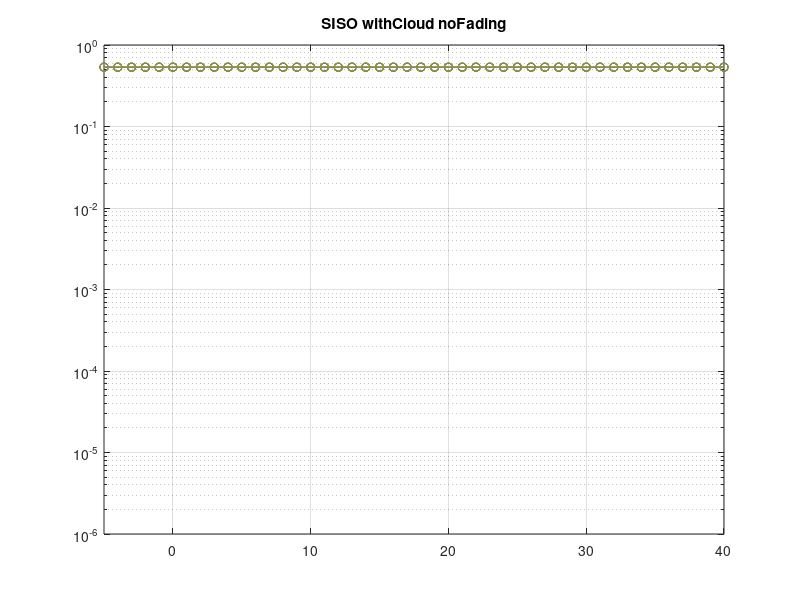
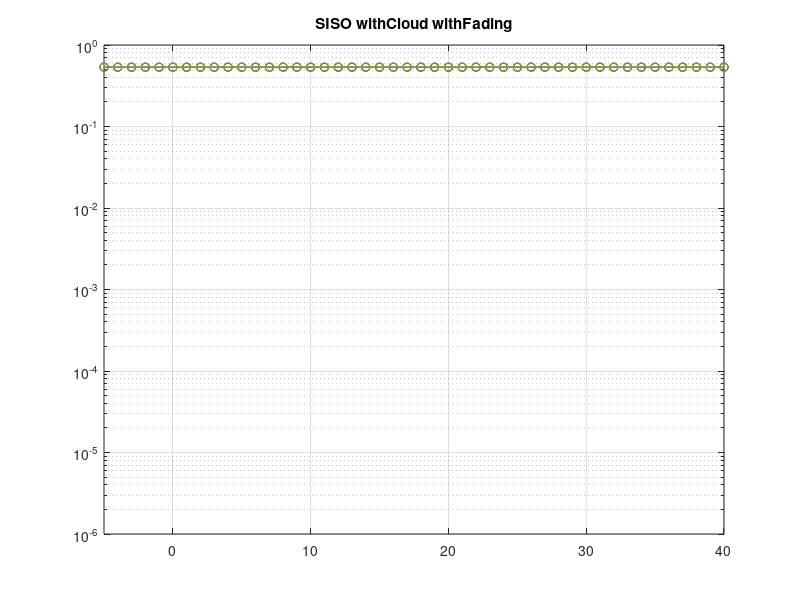

Write MATLAB code to recreate these figures, in order.
% SISO
% withCloud noFading
% withCloud withFading

clc;clear all;
% close all

tic
color='bgrcmyk';
thick=[200 225 250 275 300];
k1=[120.1   34.1    12.4    5.1     2.4];
k2=[1.9     1.9     1.1     0.8     1.7]*1e7;
k3=[1.55    1.6     0.66    0.28    0.19];
k4=[3       3       2.4     1.8     1.6]*1e6;

n=1000; %%%%%%%%%%%%
in=randsrc(1,n,[0 1]);
b=10; %%%%%%%%%%%%%%%
Eb_No=-5:40;

fc=10e6;
Tc=1/fc;
T=1*Tc; %%%%%%%%%%%%%%%%
% Tc=T/10;
Ts=T/b;
t=0:Ts:T-Ts;
sin_fn=sin(2*pi*fc*t);
N=n*b
f=(-N/2+1:N/2)*fc/n;
Dr=.20;
demod_fn=kron(ones(1,n),sin_fn);
tx=kron(2*in-1,sin_fn); % TX_BPSK
TX=fft(tx);

h_rayleigh = ( randn(1,n*b) + 1i*randn(1,n*b) ) / sqrt(2) ; % Rayleigh channel
% h_rician = ( (k*cos(t)+randn(1,n)) + 1i*(k*sin(t)+randn(1,n)) ) / sqrt(2) ; % Rician channel

h_all=zeros(5,n*b);
H_all=h_all;
for c=1:5
    H=k1(c)./(k2(c)+1i*2*pi*f).^2 + k3(c)./(k4(c)+1i*2*pi*f).^2;
    H=H*pi*Dr^2/4*fc^2;
    H=ifftshift(H);
    h=ifft(H);
    h_all(c,:)=h;
    H_all(c,:)=H;
    
end

ber=zeros(5,length(Eb_No),2);
for c=1:5
c
    H=H_all(c,:);
    h=h_all(c,:);

%     tx=tx.*h_rayleigh;
    y_conv=conv(tx,h);
    y_conv=y_conv(1:length(tx));
    y_all(1,:)=y_conv;
    y_all(2,:)=y_conv.*h_rayleigh;
    
    for k=1:2
        y_now=y_all(k,:);
        for j=1:length(Eb_No)
            s=Eb_No(j);
            ber_sum=0;
            for p=1:5
                noise=1/sqrt(2)*( randn(1,n*b) + 1i*randn(1,n*b) ); % white gaussian noise, 0dB variance
                rx=y_now+noise*10^(-s/10)*sqrt(1/2);
                if k==2
                    rx=rx./h_rayleigh;
                end
                rx=ifft( fft(rx) .* (1./H) );   % EQUALIZER filter = Hc(f) = 1/H(f)
    %             rx=rx./h_rayleigh;
                rx_demod=rx.*demod_fn;
                rx_demod=reshape(rx_demod',b,[])';
                rx_demod_int=sum(rx_demod,2);
                rx_demod_int=reshape(rx_demod_int,[],1)'/1;
                out=rx_demod_int>0;
                ber_sum=ber_sum+sum(in~=out);
            end
            ber(c,j,k)=ber_sum/p/n;
    %         [ s 10*log10( sum(abs(tx)) / (sum(abs(noise))*10^(-s/10)*sqrt(1/2)) )]
        end
        toc
    end
end

SISO_cloud=ber(:,:,1);
SISO_cloud_fading=ber(:,:,2);


figure
% Fig. 4.1
semilogy(Eb_No,SISO_cloud','o-'),xlim([Eb_No(1) Eb_No(end)]),ylim([1e-6 1])
grid on
title('SISO withCloud noFading')

figure
% Fig. 4.2
semilogy(Eb_No,SISO_cloud_fading','o-'),xlim([Eb_No(1) Eb_No(end)]),ylim([1e-6 1])
grid on
title('SISO withCloud withFading')

save mySISO SISO_*

